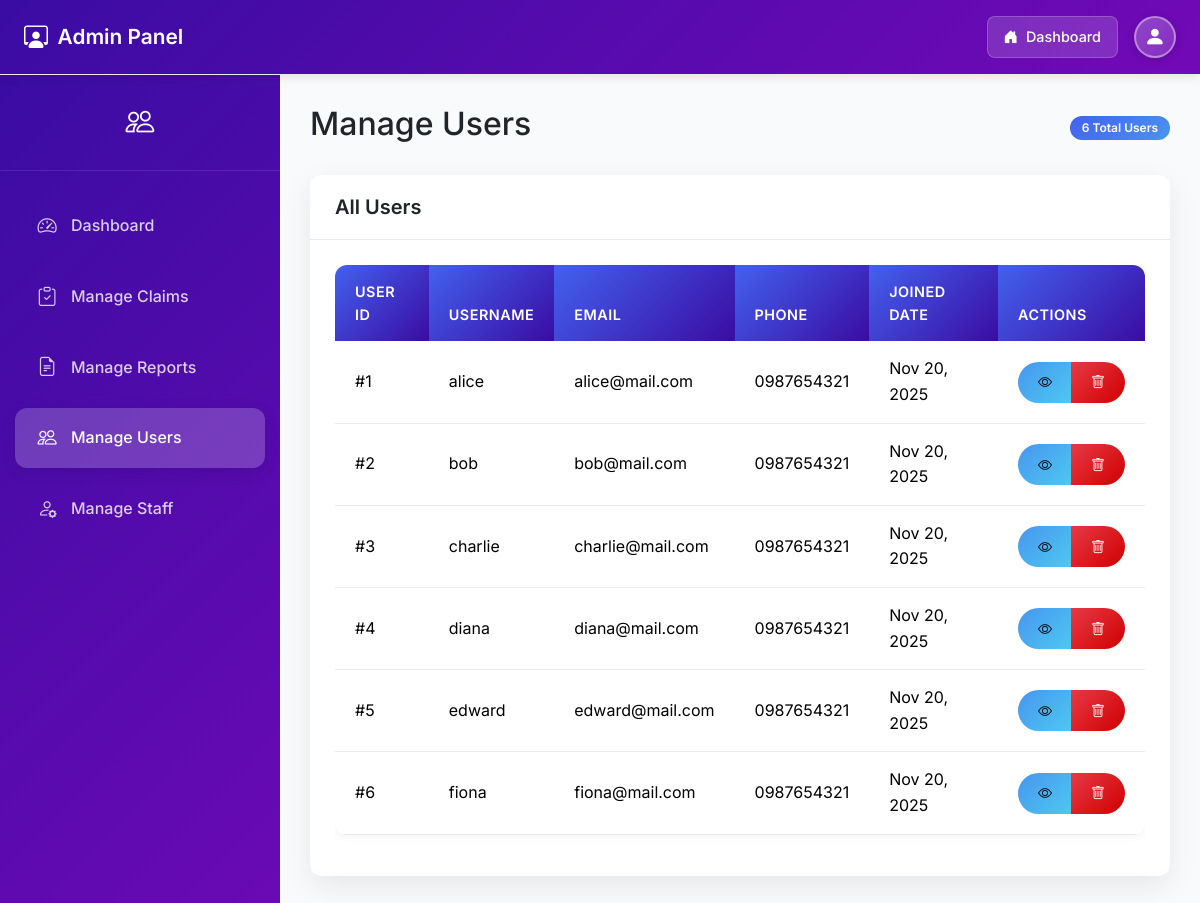
The app's page /pages/admin/admin_users.php with its own data.
### tables this page shows
CREATE TABLE User (
    user_id BIGINT AUTO_INCREMENT PRIMARY KEY,
    username VARCHAR(50) NOT NULL,
    password VARBINARY(255) NOT NULL,
    email VARCHAR(100) NOT NULL,
    phone VARBINARY(255),
    created_at DATETIME DEFAULT CURRENT_TIMESTAMP
);

### includes/functions.php (called while the page is built, shortened)
<?php
function decrypt_phone($encrypted) {
    $key = getenv('LF_ENCRYPT_KEY') ?: 'default_32_characters_long_key!';
    $iv = substr(hash('sha256', $key), 0, 16);
    $encrypted = base64_decode($encrypted);
    return openssl_decrypt($encrypted, 'AES-256-CBC', $key, 0, $iv);
}

### pages/admin/admin_users.php (the view, shortened to what this page needs)
<?php
require_once '../../config/adminconfig.php';
$users = $pdo->query("SELECT * FROM User ORDER BY created_at DESC")->fetchAll();
?>
<!DOCTYPE html>
<html lang="en">
<head>
    <link href="https://cdn.jsdelivr.net/npm/bootstrap@5.3.3/dist/css/bootstrap.min.css" rel="stylesheet">
    <link href="https://cdn.jsdelivr.net/npm/bootstrap-icons@1.11.3/font/bootstrap-icons.min.css" rel="stylesheet">
    <link rel="stylesheet" href="../../assets/admin-style.css">
</head>
<body>
    <?php include('includes/header.php'); ?>
    <div class="admin-container">
        <div class="admin-sidebar">
            <div class="admin-sidebar-header">
                <h4>
                    <i class="bi bi bi-people"></i>
                </h4>
            </div>
            <nav class="nav flex-column">
                <a class="nav-link" href="admin_dashboard.php">
                    <i class="bi bi-speedometer2"></i> Dashboard
                </a>
                <a class="nav-link" href="admin_claim.php">
                    <i class="bi bi-clipboard-check"></i> Manage Claims
                </a>
                <a class="nav-link" href="admin_report.php">
                    <i class="bi bi-file-earmark-text"></i> Manage Reports
                </a>
                <a class="nav-link active" href="admin_users.php">
                    <i class="bi bi-people"></i> Manage Users
                </a>
                <a class="nav-link" href="admin_staff.php">
                    <i class="bi bi-person-gear"></i> Manage Staff
                </a>
            </nav>
        </div>
        <div class="admin-main-content">
            <div class="admin-content">
                <div class="d-flex justify-content-between align-items-center mb-4">
                    <h2>Manage Users</h2>
                    <span class="badge bg-primary"><?php echo count($users); ?> Total Users</span>
                </div>
                <div class="admin-card">
                    <div class="card-header">
                        <h5 class="mb-0">All Users</h5>
                    </div>
                    <div class="card-body">
                        <?php if (count($users) > 0): ?>
                            <div class="table-responsive">
                                <table class="table table-hover">
                                    <thead>
                                        <tr>
                                            <th>User ID</th>
                                            <th>Username</th>
                                            <th>Email</th>
                                            <th>Phone</th>
                                            <th>Joined Date</th>
                                            <th>Actions</th>
                                        </tr>
                                    </thead>
                                    <tbody>
                                        <?php foreach ($users as $user): ?>
                                        <tr>
                                            <td>#<?php echo $user['user_id']; ?></td>
                                            <td><?php echo $user['username']; ?></td>
                                            <td><?php echo $user['email']; ?></td>
                                            <td>
                                                <?php
                                                    require_once '../../includes/functions.php';
                                                    $phone = '';
                                                    if (!empty($user['phone'])) {
                                                        try {
                                                            $phone = decrypt_phone($user['phone']);
                                                        } catch (Exception $e) {
                                                            $phone = 'N/A';
                                                        }
                                                    }
                                                    echo $phone ?: 'N/A';
                                                ?>
                                            </td>
                                            <td><?php echo date('M j, Y', strtotime($user['created_at'])); ?></td>
                                                <td>
                                                    <div class="btn-group btn-group-sm" role="group">
                                                        <a href="?view_user=<?php echo $user['user_id']; ?>"
                                                           class="btn btn-info"
                                                           data-bs-toggle="tooltip"
                                                           title="View User Details">
                                                            <i class="bi bi-eye"></i>
                                                        </a>
                                                        <a href="?delete_user=<?php echo $user['user_id']; ?>"
                                                           class="btn btn-danger"
                                                           data-bs-toggle="tooltip"
                                                           title="Delete User"
                                                           onclick="return confirm('Are you sure you want to delete this user?')">
                                                            <i class="bi bi-trash"></i>
                                                        </a>
                                                    </div>
                                                </td>
                                        </tr>
                                        <?php endforeach; ?>
                                    </tbody>
                                </table>
                            </div>
                        <?php endif; ?>
                    </div>
                </div>
            </div>
        </div>
    </div>
</body>
</html>

### assets/admin-style.css (style rules this page uses)
:root { --primary: #4361ee; --primary-light: #4895ef; --primary-dark: #3a0ca3; --secondary: #7209b7; --accent: #f72585; --success: #4cc9f0; --warning: #f8961e; --danger: #e63946; --light: #f8f9fa; --dark: #212529; --gray: #6c757d; --gray-light: #e9ecef; --border-radius: 12px; --shadow: 0 10px 30px rgba(0, 0, 0, 0.08); --transition: all 0.3s ease; }
body { font-family: 'Inter', sans-serif; background-color: #f9fafb; color: var(--dark); line-height: 1.6; }
.admin-container { min-height: 100vh; display: flex; }
.admin-sidebar { background: linear-gradient(135deg, var(--primary-dark), var(--secondary)); min-height: 100vh; color: white; width: 280px; box-shadow: 4px 0 20px rgba(0, 0, 0, 0.1); transition: var(--transition); }
.admin-sidebar .nav-link { color: rgba(255, 255, 255, 0.8); padding: 15px 20px; border-radius: var(--border-radius); margin: 5px 15px; font-weight: 500; transition: var(--transition); border: none; text-decoration: none; display: flex; align-items: center; gap: 12px; }
.admin-sidebar .nav-link.active { background: rgba(255, 255, 255, 0.2); color: white; box-shadow: 0 4px 15px rgba(0, 0, 0, 0.1); }
.admin-sidebar .nav-link i { font-size: 1.2rem; width: 24px; text-align: center; }
.admin-sidebar-header { padding: 30px 20px; text-align: center; border-bottom: 1px solid rgba(255, 255, 255, 0.1); margin-bottom: 20px; }
.admin-sidebar-header h4 { font-weight: 700; font-size: 1.4rem; margin: 0; display: flex; align-items: center; justify-content: center; gap: 10px; }
.admin-sidebar-header i { font-size: 1.8rem; }
.admin-main-content { flex: 1; background: #f9fafb; min-height: 100vh; padding: 0; }
.admin-content { padding: 30px; height: calc(100vh - 80px); overflow-y: auto; }
.admin-card { background: white; border-radius: var(--border-radius); box-shadow: var(--shadow); border: none; transition: var(--transition); margin-bottom: 2rem; }
.admin-card .card-header { background: white; border-bottom: 1px solid var(--gray-light); padding: 20px 25px; border-radius: var(--border-radius) var(--border-radius) 0 0 !important; }
.admin-card .card-header h5 { font-weight: 600; color: var(--dark); margin: 0; display: flex; align-items: center; gap: 10px; }
.admin-card .card-body { padding: 25px; }
.table { border-radius: var(--border-radius); overflow: hidden; box-shadow: 0 2px 10px rgba(0, 0, 0, 0.05); }
.table thead th { background: linear-gradient(135deg, var(--primary), var(--primary-dark)); color: white; border: none; padding: 15px 20px; font-weight: 600; font-size: 0.9rem; text-transform: uppercase; letter-spacing: 0.5px; }
.table tbody td { padding: 15px 20px; vertical-align: middle; border-color: var(--gray-light); }
.badge { font-weight: 600; padding: 6px 12px; border-radius: 20px; font-size: 0.75rem; }
.bg-primary { background: linear-gradient(135deg, var(--primary), var(--primary-light)) !important; }
.btn { border-radius: 50px; font-weight: 600; padding: 10px 20px; transition: var(--transition); border: none; }
.btn-danger { background: linear-gradient(135deg, var(--danger), #d00000); }
.btn-info { background: linear-gradient(135deg, var(--primary-light), var(--success)); }
.admin-card, .stat-card, .quick-link-card { animation: fadeIn 0.5s ease; }

### records on screen
user: user_id "1", username "alice", email "alice@mail.com", phone "0987654321", created_at "Nov 20, 2025"
user: user_id "2", username "bob", email "bob@mail.com", phone "0987654321", created_at "Nov 20, 2025"
user: user_id "3", username "charlie", email "charlie@mail.com", phone "0987654321", created_at "Nov 20, 2025"
user: user_id "4", username "diana", email "diana@mail.com", phone "0987654321", created_at "Nov 20, 2025"
user: user_id "5", username "edward", email "edward@mail.com", phone "0987654321", created_at "Nov 20, 2025"
user: user_id "6", username "fiona", email "fiona@mail.com", phone "0987654321", created_at "Nov 20, 2025"

### other values on screen
count($users) "6"
